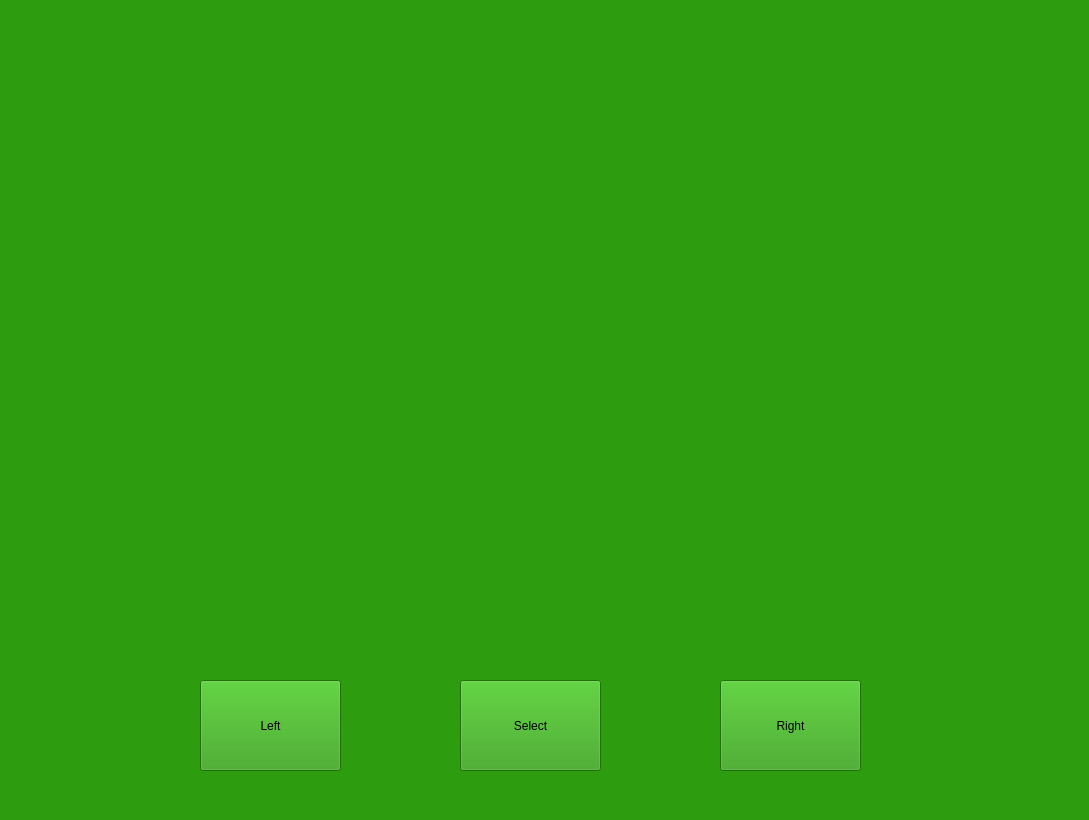
<?xml version="1.0" encoding="UTF-8"?>
<ui version="4.0">
 <class>MainGameUi</class>
 <widget class="QMainWindow" name="MainGameUi">
  <property name="geometry">
   <rect>
    <x>0</x>
    <y>0</y>
    <width>1089</width>
    <height>820</height>
   </rect>
  </property>
  <property name="windowTitle">
   <string>One card</string>
  </property>
  <property name="windowIcon">
   <iconset>
    <normaloff>../PNG-cards-1.3/blackjack.png</normaloff>../PNG-cards-1.3/blackjack.png</iconset>
  </property>
  <property name="styleSheet">
   <string notr="true">background-color: rgb(45, 156, 15);</string>
  </property>
  <widget class="QWidget" name="centralwidget">
   <widget class="QLabel" name="last_card">
    <property name="geometry">
     <rect>
      <x>480</x>
      <y>250</y>
      <width>81</width>
      <height>121</height>
     </rect>
    </property>
    <property name="text">
     <string/>
    </property>
    <property name="pixmap">
     <pixmap>../PNG-cards-1.3/background.png</pixmap>
    </property>
   </widget>
   <widget class="QLabel" name="otherplayer3_4">
    <property name="geometry">
     <rect>
      <x>1010</x>
      <y>280</y>
      <width>81</width>
      <height>80</height>
     </rect>
    </property>
    <property name="text">
     <string/>
    </property>
    <property name="pixmap">
     <pixmap>../PNG-cards-1.3/background90.png</pixmap>
    </property>
   </widget>
   <widget class="QLabel" name="otherplayer3_1">
    <property name="geometry">
     <rect>
      <x>1010</x>
      <y>160</y>
      <width>81</width>
      <height>80</height>
     </rect>
    </property>
    <property name="text">
     <string/>
    </property>
    <property name="pixmap">
     <pixmap>../PNG-cards-1.3/background90.png</pixmap>
    </property>
   </widget>
   <widget class="QLabel" name="otherplayer3_2">
    <property name="geometry">
     <rect>
      <x>1010</x>
      <y>200</y>
      <width>81</width>
      <height>80</height>
     </rect>
    </property>
    <property name="text">
     <string/>
    </property>
    <property name="pixmap">
     <pixmap>../PNG-cards-1.3/background90.png</pixmap>
    </property>
   </widget>
   <widget class="QLabel" name="otherplayer3_5">
    <property name="geometry">
     <rect>
      <x>1010</x>
      <y>320</y>
      <width>81</width>
      <height>80</height>
     </rect>
    </property>
    <property name="text">
     <string/>
    </property>
    <property name="pixmap">
     <pixmap>../PNG-cards-1.3/background90.png</pixmap>
    </property>
   </widget>
   <widget class="QLabel" name="labotherplayer3_3">
    <property name="geometry">
     <rect>
      <x>1010</x>
      <y>240</y>
      <width>81</width>
      <height>80</height>
     </rect>
    </property>
    <property name="text">
     <string/>
    </property>
    <property name="pixmap">
     <pixmap>../PNG-cards-1.3/background90.png</pixmap>
    </property>
   </widget>
   <widget class="QLabel" name="otherplayer1_1">
    <property name="geometry">
     <rect>
      <x>-30</x>
      <y>360</y>
      <width>121</width>
      <height>80</height>
     </rect>
    </property>
    <property name="text">
     <string/>
    </property>
    <property name="pixmap">
     <pixmap>../PNG-cards-1.3/background90.png</pixmap>
    </property>
   </widget>
   <widget class="QLabel" name="otherplayer1_2">
    <property name="geometry">
     <rect>
      <x>-30</x>
      <y>320</y>
      <width>121</width>
      <height>80</height>
     </rect>
    </property>
    <property name="text">
     <string/>
    </property>
    <property name="pixmap">
     <pixmap>../PNG-cards-1.3/background90.png</pixmap>
    </property>
   </widget>
   <widget class="QLabel" name="otherplayer1_3">
    <property name="geometry">
     <rect>
      <x>-30</x>
      <y>280</y>
      <width>121</width>
      <height>80</height>
     </rect>
    </property>
    <property name="text">
     <string/>
    </property>
    <property name="pixmap">
     <pixmap>../PNG-cards-1.3/background90.png</pixmap>
    </property>
   </widget>
   <widget class="QLabel" name="otherplayer1_4">
    <property name="geometry">
     <rect>
      <x>-30</x>
      <y>240</y>
      <width>121</width>
      <height>80</height>
     </rect>
    </property>
    <property name="text">
     <string/>
    </property>
    <property name="pixmap">
     <pixmap>../PNG-cards-1.3/background90.png</pixmap>
    </property>
   </widget>
   <widget class="QLabel" name="otherplayer1_5">
    <property name="geometry">
     <rect>
      <x>-30</x>
      <y>200</y>
      <width>121</width>
      <height>80</height>
     </rect>
    </property>
    <property name="text">
     <string/>
    </property>
    <property name="pixmap">
     <pixmap>../PNG-cards-1.3/background90.png</pixmap>
    </property>
   </widget>
   <widget class="QLabel" name="otherplayer2_1">
    <property name="geometry">
     <rect>
      <x>410</x>
      <y>-20</y>
      <width>80</width>
      <height>121</height>
     </rect>
    </property>
    <property name="text">
     <string/>
    </property>
    <property name="pixmap">
     <pixmap>../PNG-cards-1.3/background.png</pixmap>
    </property>
   </widget>
   <widget class="QLabel" name="otherplayer2_2">
    <property name="geometry">
     <rect>
      <x>450</x>
      <y>-20</y>
      <width>80</width>
      <height>121</height>
     </rect>
    </property>
    <property name="text">
     <string/>
    </property>
    <property name="pixmap">
     <pixmap>../PNG-cards-1.3/background.png</pixmap>
    </property>
   </widget>
   <widget class="QLabel" name="otherplayer2_3">
    <property name="geometry">
     <rect>
      <x>490</x>
      <y>-20</y>
      <width>80</width>
      <height>121</height>
     </rect>
    </property>
    <property name="text">
     <string/>
    </property>
    <property name="pixmap">
     <pixmap>../PNG-cards-1.3/background.png</pixmap>
    </property>
   </widget>
   <widget class="QLabel" name="otherplayer2_4">
    <property name="geometry">
     <rect>
      <x>530</x>
      <y>-20</y>
      <width>80</width>
      <height>121</height>
     </rect>
    </property>
    <property name="text">
     <string/>
    </property>
    <property name="pixmap">
     <pixmap>../PNG-cards-1.3/background.png</pixmap>
    </property>
   </widget>
   <widget class="QLabel" name="otherplayer2_5">
    <property name="geometry">
     <rect>
      <x>570</x>
      <y>-20</y>
      <width>80</width>
      <height>121</height>
     </rect>
    </property>
    <property name="text">
     <string/>
    </property>
    <property name="pixmap">
     <pixmap>../PNG-cards-1.3/background.png</pixmap>
    </property>
   </widget>
   <widget class="QPushButton" name="left_select">
    <property name="geometry">
     <rect>
      <x>200</x>
      <y>680</y>
      <width>141</width>
      <height>91</height>
     </rect>
    </property>
    <property name="text">
     <string>Left</string>
    </property>
   </widget>
   <widget class="QPushButton" name="right_select">
    <property name="geometry">
     <rect>
      <x>720</x>
      <y>680</y>
      <width>141</width>
      <height>91</height>
     </rect>
    </property>
    <property name="text">
     <string>Right</string>
    </property>
   </widget>
   <widget class="QPushButton" name="selcet">
    <property name="geometry">
     <rect>
      <x>460</x>
      <y>680</y>
      <width>141</width>
      <height>91</height>
     </rect>
    </property>
    <property name="text">
     <string>Select</string>
    </property>
   </widget>
   <widget class="QLabel" name="hand">
    <property name="geometry">
     <rect>
      <x>200</x>
      <y>470</y>
      <width>81</width>
      <height>121</height>
     </rect>
    </property>
    <property name="text">
     <string/>
    </property>
    <property name="pixmap">
     <pixmap>../PNG-cards-1.3/background.png</pixmap>
    </property>
   </widget>
  </widget>
  <widget class="QStatusBar" name="statusbar"/>
 </widget>
 <resources/>
 <connections/>
</ui>
